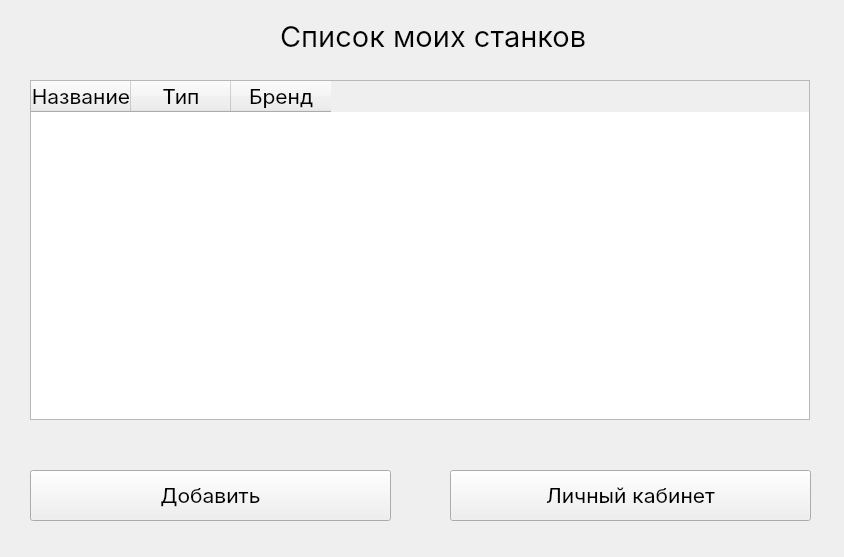
<?xml version="1.0" encoding="UTF-8"?>
<ui version="4.0">
 <class>ClientMachinesWindow</class>
 <widget class="QWidget" name="ClientMachinesWindow">
  <property name="geometry">
   <rect>
    <x>0</x>
    <y>0</y>
    <width>844</width>
    <height>557</height>
   </rect>
  </property>
  <property name="minimumSize">
   <size>
    <width>844</width>
    <height>557</height>
   </size>
  </property>
  <property name="maximumSize">
   <size>
    <width>844</width>
    <height>557</height>
   </size>
  </property>
  <property name="palette">
   <palette>
    <active/>
    <inactive/>
    <disabled/>
   </palette>
  </property>
  <property name="font">
   <font>
    <family>Inter</family>
    <pointsize>16</pointsize>
   </font>
  </property>
  <property name="windowTitle">
   <string>Список станков</string>
  </property>
  <widget class="QLabel" name="list_machines_label">
   <property name="geometry">
    <rect>
     <x>280</x>
     <y>10</y>
     <width>401</width>
     <height>51</height>
    </rect>
   </property>
   <property name="font">
    <font>
     <family>Inter</family>
     <pointsize>22</pointsize>
    </font>
   </property>
   <property name="text">
    <string>Список моих станков</string>
   </property>
  </widget>
  <widget class="QPushButton" name="add_button">
   <property name="geometry">
    <rect>
     <x>30</x>
     <y>470</y>
     <width>361</width>
     <height>51</height>
    </rect>
   </property>
   <property name="font">
    <font>
     <family>Inter</family>
     <pointsize>16</pointsize>
    </font>
   </property>
   <property name="text">
    <string>Добавить</string>
   </property>
  </widget>
  <widget class="QPushButton" name="go_area_button">
   <property name="geometry">
    <rect>
     <x>450</x>
     <y>470</y>
     <width>361</width>
     <height>51</height>
    </rect>
   </property>
   <property name="font">
    <font>
     <family>Inter</family>
     <pointsize>16</pointsize>
    </font>
   </property>
   <property name="text">
    <string>Личный кабинет</string>
   </property>
  </widget>
  <widget class="QTableWidget" name="machines_table_widget">
   <property name="geometry">
    <rect>
     <x>30</x>
     <y>80</y>
     <width>780</width>
     <height>340</height>
    </rect>
   </property>
   <property name="editTriggers">
    <set>QAbstractItemView::NoEditTriggers</set>
   </property>
   <property name="selectionMode">
    <enum>QAbstractItemView::SingleSelection</enum>
   </property>
   <property name="selectionBehavior">
    <enum>QAbstractItemView::SelectRows</enum>
   </property>
   <property name="gridStyle">
    <enum>Qt::SolidLine</enum>
   </property>
   <attribute name="verticalHeaderVisible">
    <bool>false</bool>
   </attribute>
   <column>
    <property name="text">
     <string>Название</string>
    </property>
    <property name="font">
     <font>
      <family>Inter</family>
      <pointsize>16</pointsize>
     </font>
    </property>
    <property name="background">
     <color>
      <red>255</red>
      <green>255</green>
      <blue>255</blue>
     </color>
    </property>
   </column>
   <column>
    <property name="text">
     <string>Тип</string>
    </property>
    <property name="font">
     <font>
      <family>Inter</family>
      <pointsize>16</pointsize>
     </font>
    </property>
    <property name="foreground">
     <brush brushstyle="NoBrush">
      <color alpha="255">
       <red>255</red>
       <green>255</green>
       <blue>255</blue>
      </color>
     </brush>
    </property>
   </column>
   <column>
    <property name="text">
     <string>Бренд</string>
    </property>
    <property name="font">
     <font>
      <family>Inter</family>
      <pointsize>16</pointsize>
     </font>
    </property>
   </column>
  </widget>
 </widget>
 <resources/>
 <connections/>
</ui>
